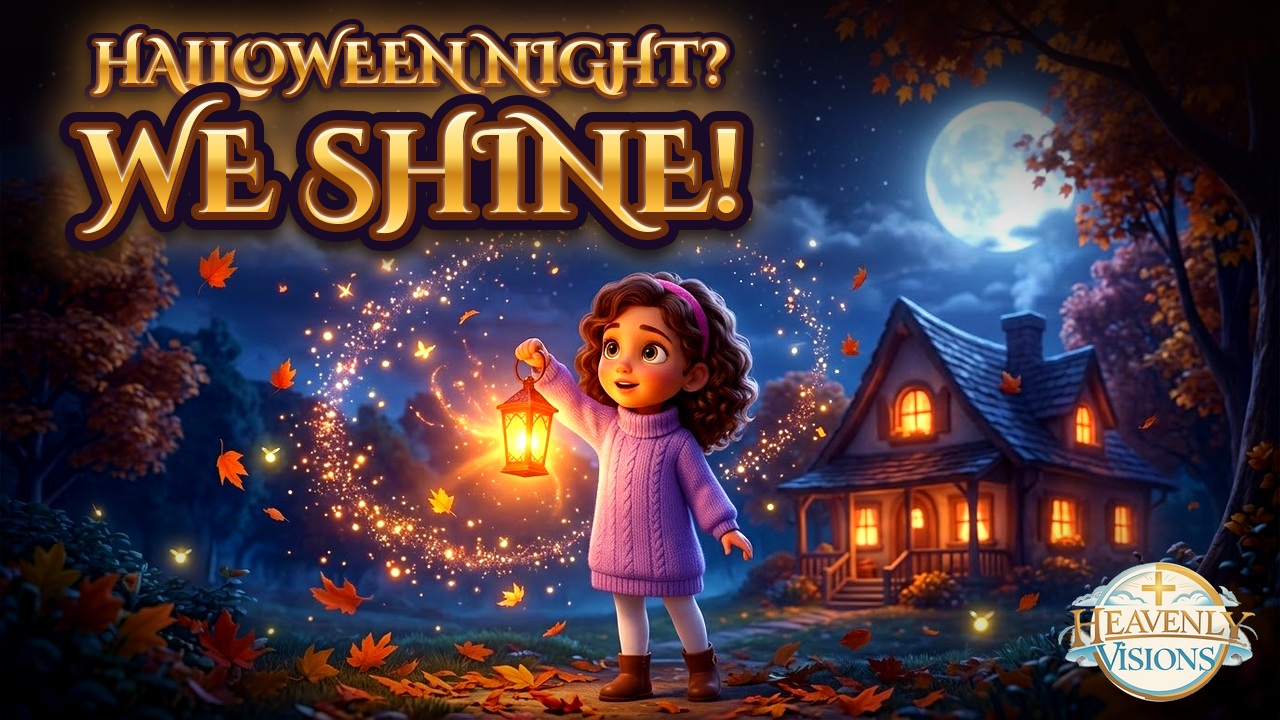
#> input picture h3thumb.jpg, 1280 x 720 px
$ python crop.py ../../h3thumb.jpg 5 5 5
#> lines starting #> are read from the running program, lines starting #| are printed output that depends on the picture
"""Crops a screenshot to the top left w x h css pixels. Usage: python crop.py file.png 360 640 3"""
import sys
from PIL import Image
f, w, h, s = sys.argv[1], int(sys.argv[2]), int(sys.argv[3]), int(sys.argv[4])
im = Image.open(f).convert('RGB')
#> im is the input picture: PIL image 1280x720 RGB; mean R, G, B 74.7, 55.8, 62.4
im.crop((0, 0, w * s, h * s)).save(f.rsplit('.', 1)[0] + '.jpg', 'JPEG', quality=88, optimize=True)
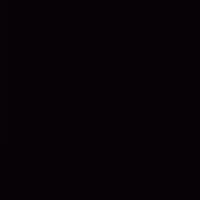
#> saved as h3thumb.jpg: PIL image 25x25 RGB (shown 8 times larger); mean R, G, B 7.03, 2.03, 6.03
import os
os.remove(f)
